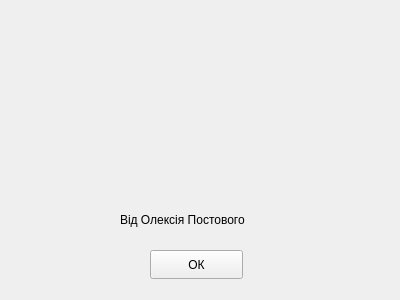
<?xml version="1.0" encoding="UTF-8"?>
<ui version="4.0">
 <class>FormAboutPOV</class>
 <widget class="QWidget" name="FormAboutPOV">
  <property name="geometry">
   <rect>
    <x>0</x>
    <y>0</y>
    <width>400</width>
    <height>300</height>
   </rect>
  </property>
  <property name="windowTitle">
   <string>Довідка</string>
  </property>
  <widget class="QLabel" name="label">
   <property name="geometry">
    <rect>
     <x>110</x>
     <y>10</y>
     <width>181</width>
     <height>181</height>
    </rect>
   </property>
   <property name="text">
    <string/>
   </property>
   <property name="pixmap">
    <pixmap resource="resources.qrc">:/images/graphic_redactor_icon.png</pixmap>
   </property>
   <property name="scaledContents">
    <bool>true</bool>
   </property>
  </widget>
  <widget class="QLabel" name="label_2">
   <property name="geometry">
    <rect>
     <x>120</x>
     <y>210</y>
     <width>161</width>
     <height>20</height>
    </rect>
   </property>
   <property name="text">
    <string>Від Олексія Постового</string>
   </property>
  </widget>
  <widget class="QPushButton" name="pushButton">
   <property name="geometry">
    <rect>
     <x>150</x>
     <y>250</y>
     <width>93</width>
     <height>29</height>
    </rect>
   </property>
   <property name="text">
    <string>ОК</string>
   </property>
  </widget>
 </widget>
 <resources>
  <include location="resources.qrc"/>
 </resources>
 <connections/>
</ui>
